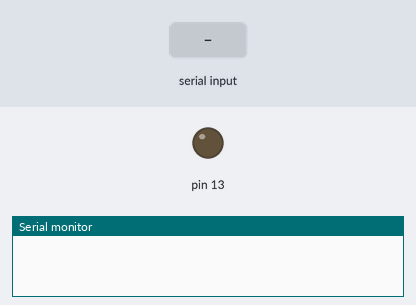
A sketch run on a simulated Arduino Uno, built with avr-gcc and run on an emulated ATmega328P. Parts: output pins drawn as LEDs (lit = HIGH), the last lines printed to the serial monitor. The inputs (shaded band) are chosen by the test bench.

Above: at 1.2 s.
1.3 s: "a" received over Serial
At 2.6 s:
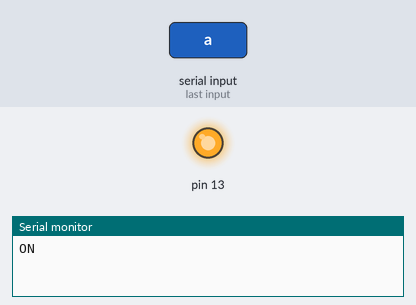
2.9 s: "1" received over Serial
At 4.0 s:
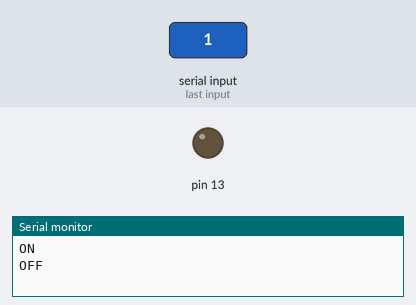
Timing chart, 0 to 5.9 s (numbered marks = the images above; inputs shaded):
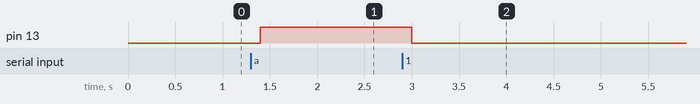

Measured:
- after the input at 1.3 s, pin 13: LOW → HIGH after 0.10 s
- after the input at 2.9 s, pin 13: HIGH → LOW after 0.10 s

The sketch:

turnOnOffLed.ino
```cpp
void setup() {
  // put your setup code here, to run once:
  Serial.begin(9600);
  pinMode(13, OUTPUT);
}

void loop() {
  // put your main code here, to run repeatedly:
  while(Serial.available()>0)
  {
    char ch=Serial.read();
    if (ch == 'a') {
      digitalWrite(13, HIGH);
      Serial.println("ON");
    } else {
      digitalWrite(13, LOW);
      Serial.println("OFF");
    }
  }
  delay(100);
}
```
